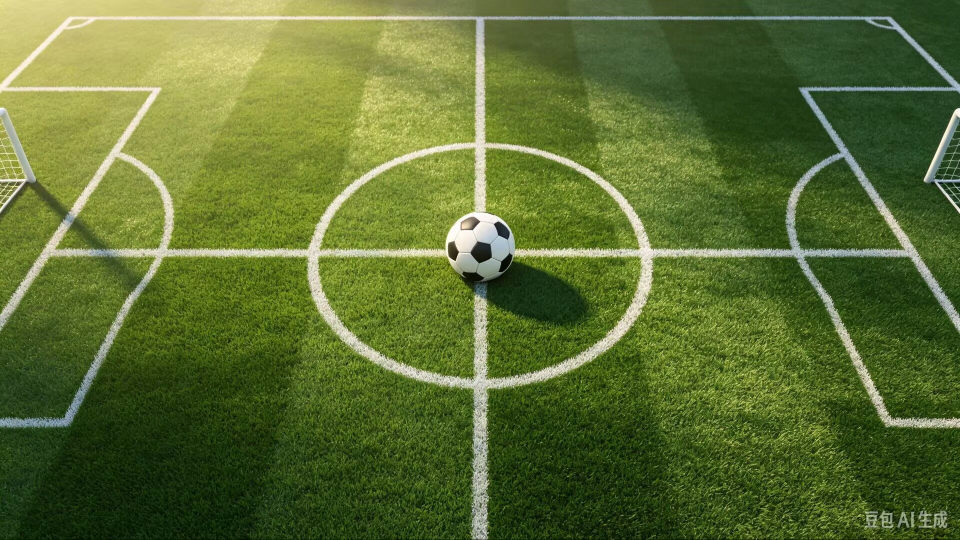
#> input picture 算法组/Week2/W2-粟茂林_视觉算法/src/target_detector/data/football_1.jpg, 1920 x 1079 px (shown at 1/2 size)
$ python -i detect.py   (imports and definitions only)
#> lines starting #> are read from the running program, lines starting #| are printed output that depends on the picture; after the words box and inside, x2 and y2 are one past the last pixel; in counts of white or black regions, pixels touching at a corner belong together
#> further down, picture is the input picture: shape (1079, 1920, 3); mean B, G, R 50.4, 110.6, 91.9
"""HSV 颜色分割 + 轮廓筛选，找白色足球的中心点。

参数与 src/task1_target.py 完全一致，改一处要两边同步改，
否则任务1的截图和任务3的消息对不上。
"""
import cv2 as cv
import numpy as np

HSV_LO = (0, 0, 120)      # 白色：S 低、V 高；V 下限放低才够得着球底背光那一圈
HSV_HI = (180, 80, 255)
AREA_MIN = 5000           # 最小轮廓面积（像素平方）
OPEN_K = 21               # 开运算核，吃掉草地白线
CLOSE_K = 9               # 闭运算核，补球面上黑色五边形造成的洞
AR_LO, AR_HI = 0.6, 1.7   # 长宽比，挡掉细长白线


def load(path):
    """读图。不能用 cv.imread——它对非 ASCII 路径静默返回 None。"""
    img = cv.imdecode(np.fromfile(str(path), np.uint8), cv.IMREAD_COLOR)
    return img if img is not None and img.size else None


def detect(img):
    """返回 (u, v, area)；没找到目标返回 None。

    u/v 是像素坐标，原点在左上角，u 向右、v 向下。
    """
    if img is None or img.size == 0:
        return None

    hsv = cv.cvtColor(img, cv.COLOR_BGR2HSV)
#> hsv: shape (1079, 1920, 3); mean H, S, V 41.6, 157.6, 111.1
    mask = cv.inRange(hsv, HSV_LO, HSV_HI)
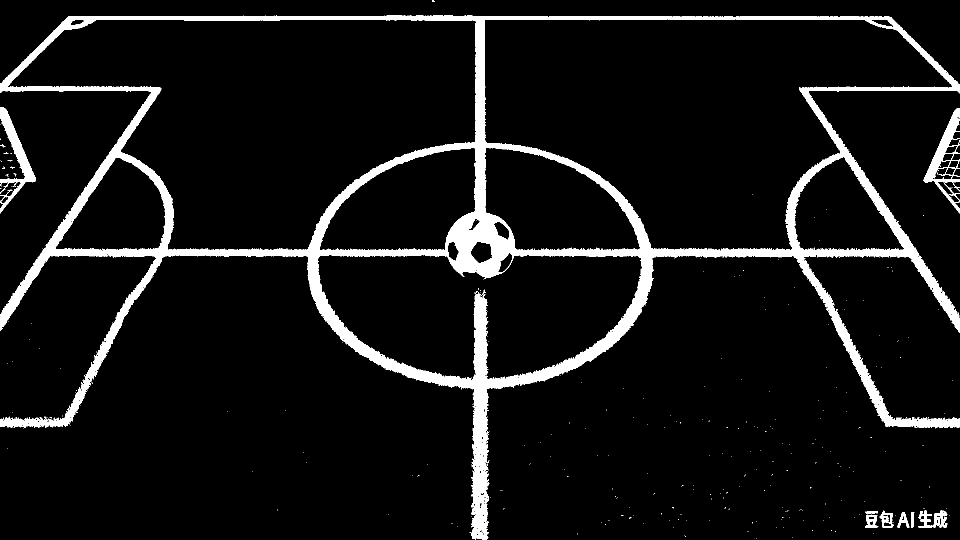
#> mask: shape (1079, 1920) (shown at 1/2 size); 7.7% white; 292 white regions (280 under 20 px), largest, box (x1, y1, x2, y2) and area: (0, 31, 1920, 1079) 149606, (1847, 216, 1920, 427) 4019, (0, 215, 72, 427) 3868
    mask = cv.morphologyEx(
        mask, cv.MORPH_OPEN, cv.getStructuringElement(cv.MORPH_ELLIPSE, (OPEN_K, OPEN_K))
    )
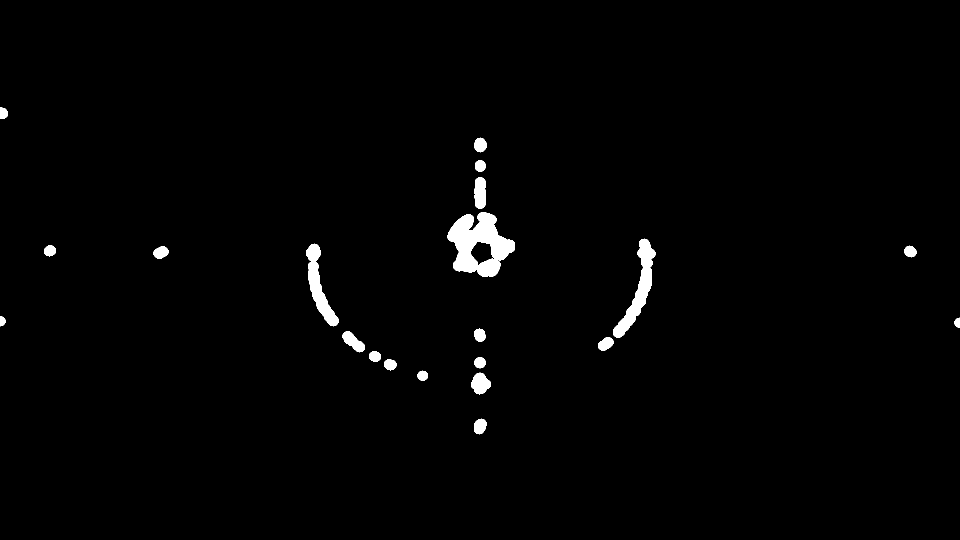
#> mask: shape (1079, 1920) (shown at 1/2 size); 1.4% white; 21 white regions, largest, box (x1, y1, x2, y2) and area: (895, 424, 1030, 554) 9796, (1226, 477, 1311, 676) 4869, (612, 487, 677, 653) 3750
    mask = cv.morphologyEx(
        mask, cv.MORPH_CLOSE, cv.getStructuringElement(cv.MORPH_ELLIPSE, (CLOSE_K, CLOSE_K))
    )
#> mask: shape (1079, 1920); 1.4% white; 20 white regions

    cnts, _ = cv.findContours(mask, cv.RETR_EXTERNAL, cv.CHAIN_APPROX_SIMPLE)
#> cnts = 20 contours; largest, box (x1, y1, x2, y2) and area: (895, 423, 1030, 554) 11243, (1196, 477, 1311, 702) 5254, (612, 487, 677, 653) 3608, (949, 354, 972, 419) 1196, (942, 745, 982, 789) 1132
    cand = []
    for c in cnts:
        area = cv.contourArea(c)
        if area < AREA_MIN:
            continue
        _, _, bw, bh = cv.boundingRect(c)
        if not (AR_LO <= bw / bh <= AR_HI):
            continue
        cand.append((area, c))
#> this loop made 20 passes
#> area on passes 1 to 12: 564.5, 1132, 304, 398, 366, 368, 944, 443.5, 152, 152, 518, 399
#> (area, bw, bh) on passes 15 to 16: (5253.5, 115, 225), (11243, 135, 131)
#> after the loop, cand = 1 item

    if not cand:
        return None

    cand.sort(key=lambda ac: ac[0], reverse=True)   # 多个候选取面积最大的
    area, cnt = cand[0]
#> area = 11243; cnt = contour of 247 points, box (x1, y1, x2, y2) (895, 423, 1030, 554), area 11243

    m = cv.moments(cnt)
#> m = moments, m00 11243, centre m10/m00, m01/m00 = (958.2, 489.3)
    if m["m00"] > 0:                                # m00 为 0 时退化成外接矩形中心
        u, v = m["m10"] / m["m00"], m["m01"] / m["m00"]
#> u = 958.2; v = 489.3
    else:
        x, y, bw, bh = cv.boundingRect(cnt)
        u, v = x + bw / 2, y + bh / 2

    return u, v, area

>>> import cv2
>>> picture = cv2.imread('../data/football_1.jpg')
>>> result = detect(picture)
#> result = (958.2, 489.3, 11243)

$ run again, on 算法组/Week2/W2-粟茂林_视觉算法/src/target_detector/data/football_2.jpg
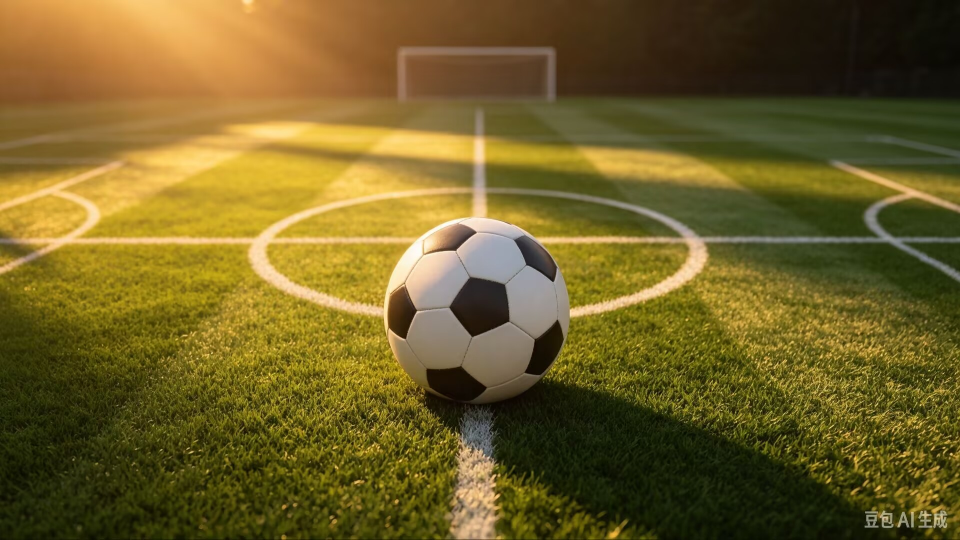
#> input picture 算法组/Week2/W2-粟茂林_视觉算法/src/target_detector/data/football_2.jpg, 1920 x 1079 px (shown at 1/2 size)
#> picture is the input picture: shape (1079, 1920, 3); mean B, G, R 38.6, 96.6, 113.1
#> hsv: shape (1079, 1920, 3); mean H, S, V 26.4, 177.4, 114.7
#> in detect, `mask = cv.inRange(hsv, HSV_LO, HSV_HI)`:
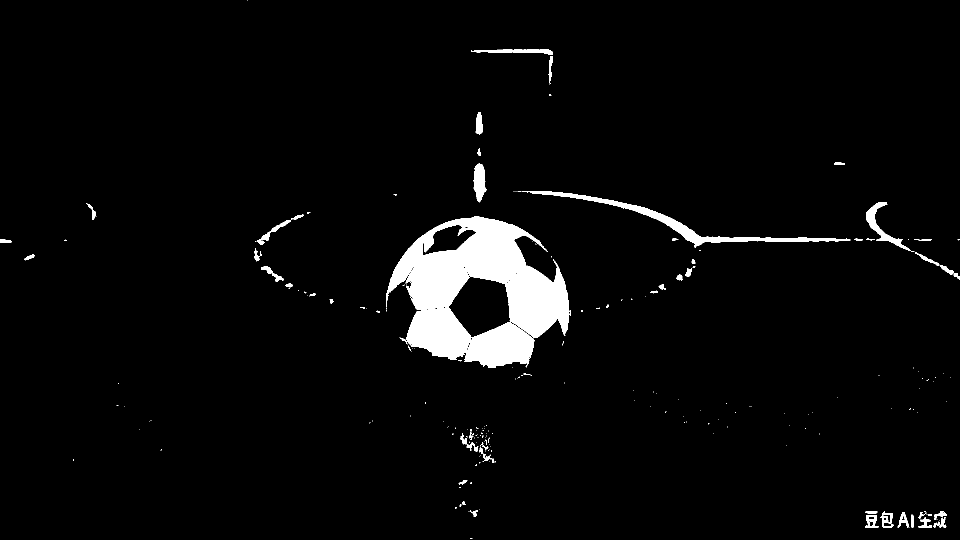
#> mask: shape (1079, 1920) (shown at 1/2 size); 3.8% white; 228 white regions (173 under 20 px), largest, box (x1, y1, x2, y2) and area: (772, 433, 1138, 736) 60176, (1044, 382, 1701, 496) 6323, (1732, 404, 1829, 504) 1734
#> in detect, `mask = cv.morphologyEx( mask, cv.MORPH_OPEN, cv.getStructuringElement(..`:
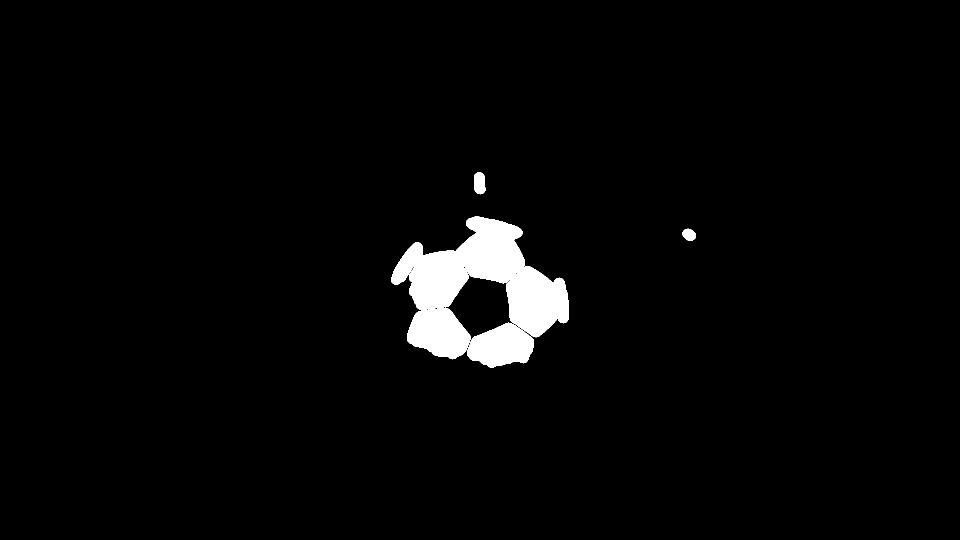
#> mask: shape (1079, 1920) (shown at 1/2 size); 2.8% white; 4 white regions, box (x1, y1, x2, y2) and area: (782, 433, 1137, 719) 48030, (934, 645, 1068, 736) 8357, (948, 344, 971, 389) 869, (1365, 457, 1392, 482) 496
#> cnts = 3 contours; box (x1, y1, x2, y2) and area: (782, 433, 1137, 736) 66735, (948, 344, 971, 389) 816, (1365, 457, 1392, 482) 461
#> the loop in detect, `for c in cnts:` made 3 passes
#> area on passes 1, 3: 461, 816
#> after the loop in detect, `for c in cnts:`: cand = 1 item
#> in detect, `area, cnt = cand[0]`: area = 66735; cnt = contour of 566 points, box (x1, y1, x2, y2) (782, 433, 1137, 736), area 66735
#> m = moments, m00 66735, centre m10/m00, m01/m00 = (961.1, 594.4)
#> u = 961.1; v = 594.4
#> result = (961.1, 594.4, 66735)
